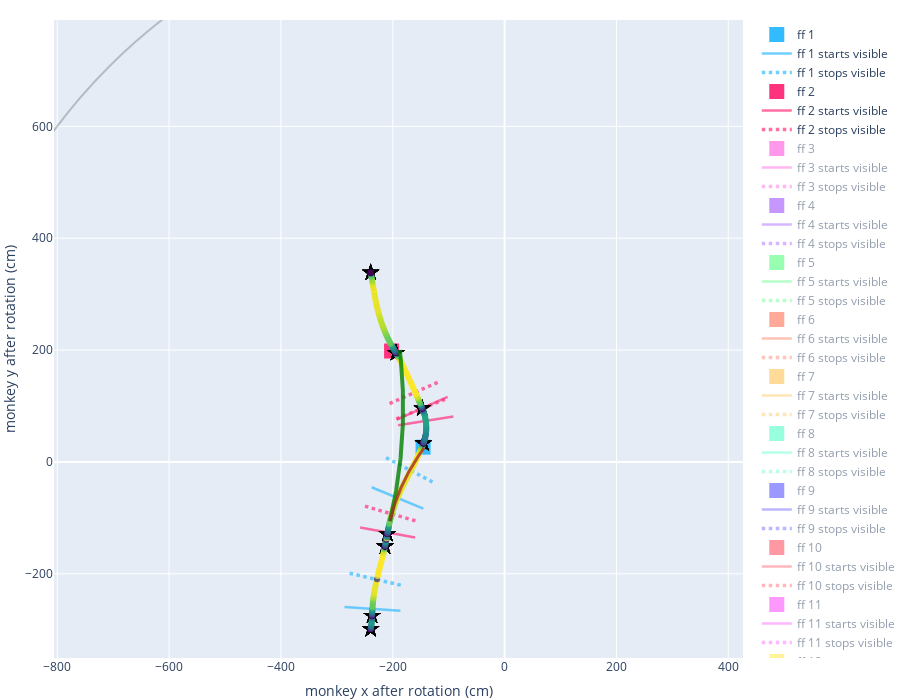

Notebook code for this chart:
### Code cell
current_i = snf.make_individual_plotly_plots(current_i, max_num_plot_to_make=1, 
                                             show_eye_positions_for_both_eyes=True)
